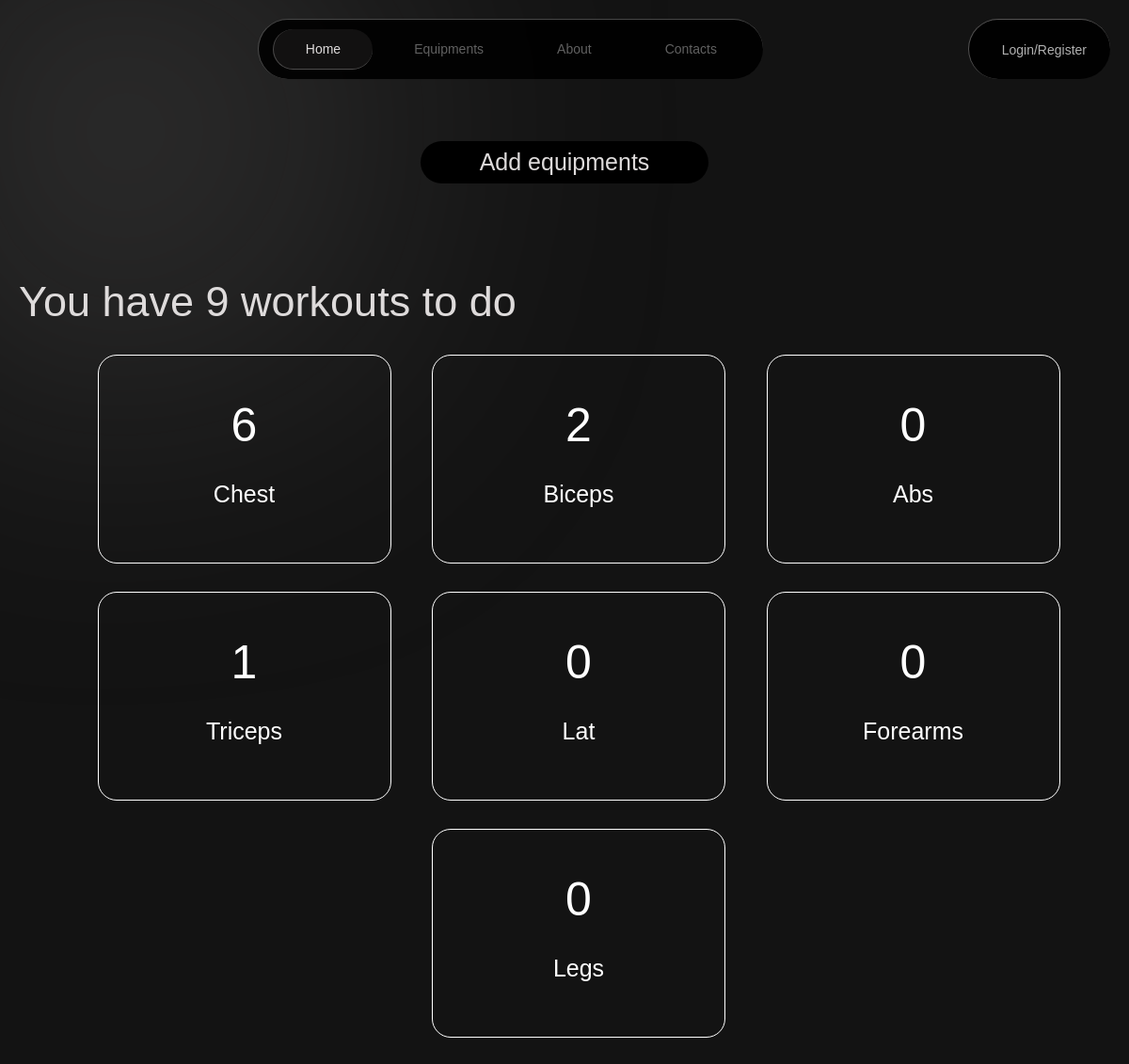
/home/, run on the app's committed database.
### api/models.py (models this page shows, shortened)
class MuscleGroup(models.Model):
    name = models.CharField(max_length = 30)

### api/views.py (the view)
# urls.py: urlpatterns = [path("home/", views.Home.as_view(), name = "home"),
class Home(generic.ListView):
    model = MuscleGroup
    queryset = MuscleGroup.objects.prefetch_related()
    def get_template_names(self):
        return "api/home.html"
    def get_context_object_name(self, object_list):
        return "muscles"
    def get_context_data(self, **kwargs):
        context = super().get_context_data(**kwargs)
        ids = self.request.session.get("equipment_ids", [])
        if self.request.user.is_authenticated:
            ids = Profile.objects.get(user = self.request.user).equipment_ids
        if ids == []:
            workouts = Workout.objects.all()
            context["text"] = "Add equipments"
        else:
            workouts = Workout.objects.filter(equipment__id__in = ids).distinct()
            context["text"] = "Change equipments"
        context["workouts"] = workouts
        context["ids"] = workouts.values_list("id", flat=True)
        return context

### api/templatetags/custom_tags.py (called while the page is built)
@register.simple_tag
def get_workout_counts(muscle, ids):
    return len(muscle.workouts.filter(id__in = ids))

### api/templates/api/home.html
{% extends "main.html" %}
{% block content %}
{% load static %}
{% load custom_tags %}
    <link rel="stylesheet" href="{% static 'api/home.css' %}">
   <center> <div id="select_equipment_btn" onclick="window.location.href = `{% url 'select_equipment' %}`">{{text}}</div> </center>
   <div id="workouts_count">You have {{workouts.count}} workouts to do</div>
    <div id="container">
        {% for muscle in muscles %}
        <div class="muscles" onclick = "window.location.href=`{% url 'available_workouts_submuscle' muscle.id %}`">
        <center>
        <div class="muscle_count">
            {% get_workout_counts muscle ids %}
        </div>
        <div class="muscle_name">
            {{muscle.name}}
        </div>
        </center>
        </div>
        {% empty %}
        <div>
            No data exists
        </div>
        {% endfor %}
    </div>
{% endblock %}

### templates/main.html
<!DOCTYPE html>
<html>
<head></head>
<body>
    {% include 'navbar.html' %}
    <br>
    {% block content %}
    {% endblock %}
</body>
</html>

### templates/navbar.html
{% load static %}
<!DOCTYPE html>
<html>
<head>
    <link rel="stylesheet" href="{% static 'navbar.css' %}">
</head>
<body>
    <div id="nav_container">
        <div id="logo_block" class="nav_part">
        </div>
        <div id="nav_items" class="nav_part">
            <div class="{% if request.resolver_match.url_name == 'home' %}active{% else %}nav_item{% endif %}" onclick="window.location.href=`{% url 'home' %}`">Home</div>
            <div class="{% if request.resolver_match.url_name == 'select_equipment' %}active{% else %}nav_item{% endif %}" onclick="window.location.href=`{% url 'select_equipment' %}`">Equipments</div>
            <div class="{% if request.resolver_match.url_name == 'about' %}active{% else %}nav_item{% endif %}" id="about">About</div>
            <div class="{% if request.resolver_match.url_name == 'contacts' %}active{% else %}nav_item{% endif %}">Contacts</div>
        </div>
        {% if user.is_authenticated %}
        <div id="login_logout" class="nav_part" onclick = "window.location.href = '{% url 'logout' %}'">
            <div>
            Logout
            </div>
        </div>
        {% else %}
        <div id="login_logout" class="nav_part" onclick = "window.location.href = '{% url 'login' %}'">
            <div>
            Login/Register
            </div>
        </div>
        {% endif %}
    </div>
</body>
</html>

### static/navbar.css (style rules this page uses)
body { margin:20px; font-family:sans-serif; font-size:14px; background: #131313; }
body::before { content: ""; position: absolute; top: 0; left: 0; width: 30%; height: 35%; background: radial-gradient( circle at left top, rgba(179, 177, 177, 0.705), transparent 90% ); filter: blur(160px); z-index: -1; }
#nav_container { display:flex; justify-content: space-between; flex-wrap:wrap; z-index: 10; margin-bottom:40px; }
#nav_items { z-index: 10; display:flex; justify-content: space-between; border-left: rgba(75, 75, 75) 1px solid; border-top:rgba(71, 71, 71) 1px solid; padding:10px; background-color: rgba(0, 0, 0, 0.909); color: rgba(123, 123, 123, 0.79); border-radius: 40px; }
.nav_item { padding: 13px; padding-left:34px; padding-right:34px; transition: 0.3s; border-radius: 40px; margin-left:5px; margin-right:5px; }
#logo_block { padding:18px; display:hidden; }
#login_logout { z-index: 10; display: flex; padding:5px; min-width:80px; border-left: rgb(82, 81, 81) 1px solid; border-top:rgb(83, 82, 82) 1px solid; background-color: rgba(0, 0, 0, 0.909); color: rgba(224, 224, 224, 0.79); border-radius: 40px; transition: 0.3s ease; justify-content: center; }
#login_logout div { padding:10px; min-width:60px; align-content: center; border-radius:40px; padding-left:30px; padding-right:20px; transition:0.2s; }
#about { padding-left:34px; padding-right:34px; }
.active { padding: 13px; padding-left:34px; padding-right:34px; transition: 0.3s; border-radius: 40px; background-color:rgb(18, 17, 17) ; border-left: 1px rgb(73, 72, 72) solid; border-bottom: 1px rgb(78, 77, 77) solid; margin-left:5px; margin-right:5px; color:rgb(222, 219, 219); }

### api/static/api/home.css (style rules this page uses)
body { margin:20px; }
#select_equipment_btn { width:25%; padding:8px; border-radius:30px; transition: 0.3s; font-family:Arial, Helvetica, sans-serif; font-size:25px; background-color:black; color:rgb(222, 219, 219); margin:10px; margin-bottom:30px; }
#container { margin:30px; display:flex; flex-direction: row; margin-left:40px; margin-right:40px; justify-content: space-evenly; flex-wrap:wrap; }
.muscles { border:1px solid white; padding:20px; width:25%; margin-bottom:30px; margin-left:30px; height:180px; border-radius:20px; }
#workouts_count { font-family: sans-serif; font-size: 45px; color:rgb(222, 219, 219); margin-top:100px; transition: 0.3s; }
.muscle_count { color:white; font-size:50px; margin-top:25px; transition: 0.3s; }
.muscle_name { margin-top:30px; font-family: sans-serif; font-size:25px; color:white; transition: 0.3s; }

### data on the page
MuscleGroup: id "6", name "Chest"
MuscleGroup: id "2", name "Biceps"
MuscleGroup: id "0", name "Abs"
MuscleGroup: id "1", name "Triceps"
MuscleGroup: id "0", name "Lat"
MuscleGroup: id "0", name "Forearms"
MuscleGroup: id "0", name "Legs"

### other printed values
{{ text }} "Add equipments"
{{ workouts.count }} "9"
